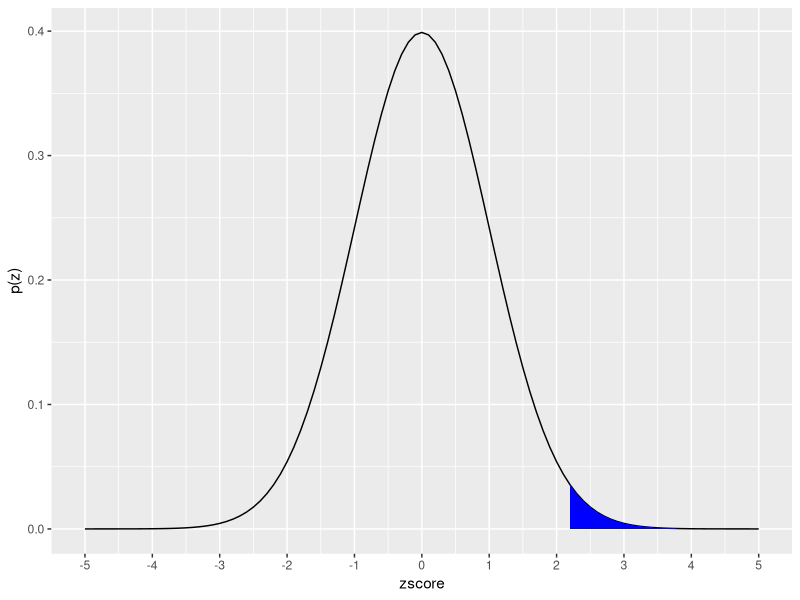
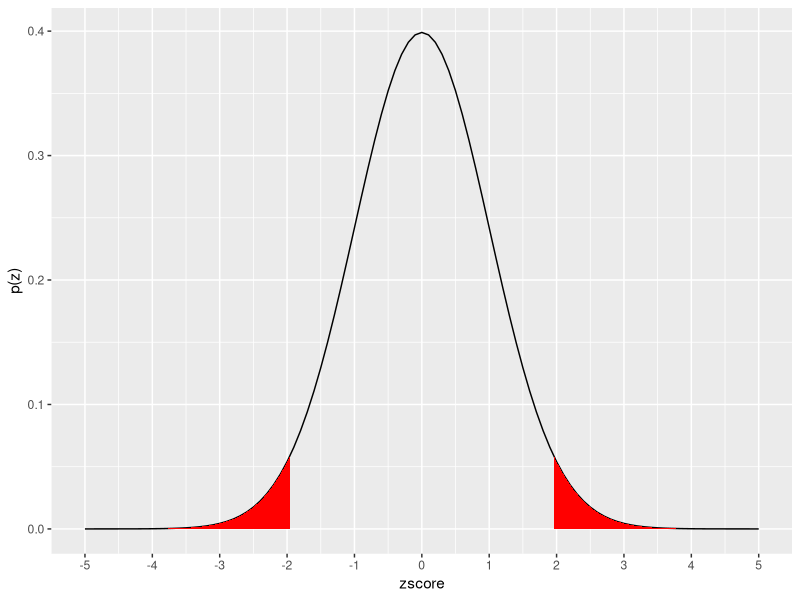

R code for these plots, in order:
## ---- chunk 1
library(tidyverse)
## ---- chunk 2
z <- (122-100)/10; z
## ---- chunk 3
pnorm(2.2, mean=0, sd=1, lower.tail=FALSE)
## ---- chunk 4
ggplot(data.frame(zscore = c(-5, 5)), aes(zscore)) +
  stat_function(fun = dnorm) +
  stat_function(fun = dnorm,
                xlim= c(2.2, 5),
                geom = "area", fill="blue")+
  ylab("p(z)")+
  scale_x_continuous(breaks=seq(-5,5,1))
## ---- chunk 5
qnorm(0.025, lower.tail = F)
qnorm(0.025, lower.tail = T)
## ---- chunk 6
ggplot(data.frame(zscore = c(-5, 5)), aes(zscore)) +
  stat_function(fun = dnorm) +
  stat_function(fun = dnorm,
                xlim= c(1.96, 5),
                geom = "area", fill="red")+
  stat_function(fun = dnorm,
                xlim= c(-1.96, -5),
                geom = "area", fill="red")+
  ylab("p(z)")+
  scale_x_continuous(breaks=seq(-5,5,1))
